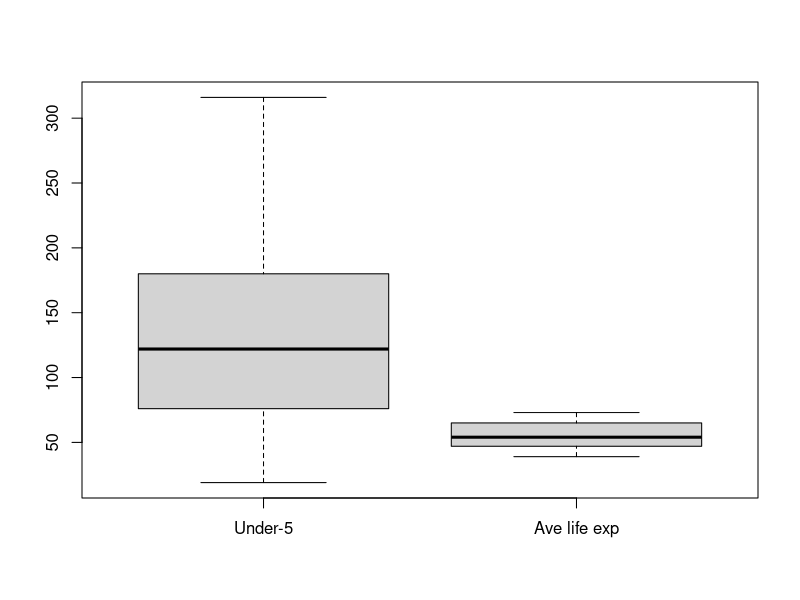
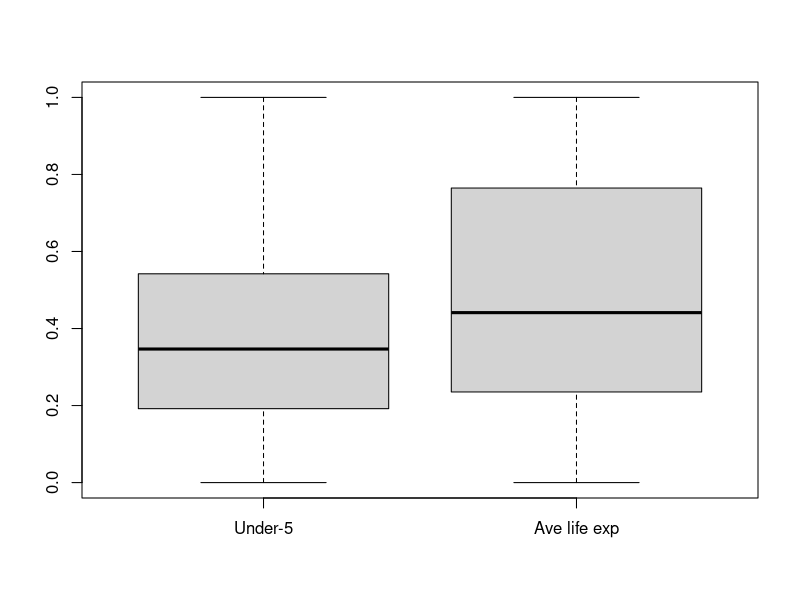
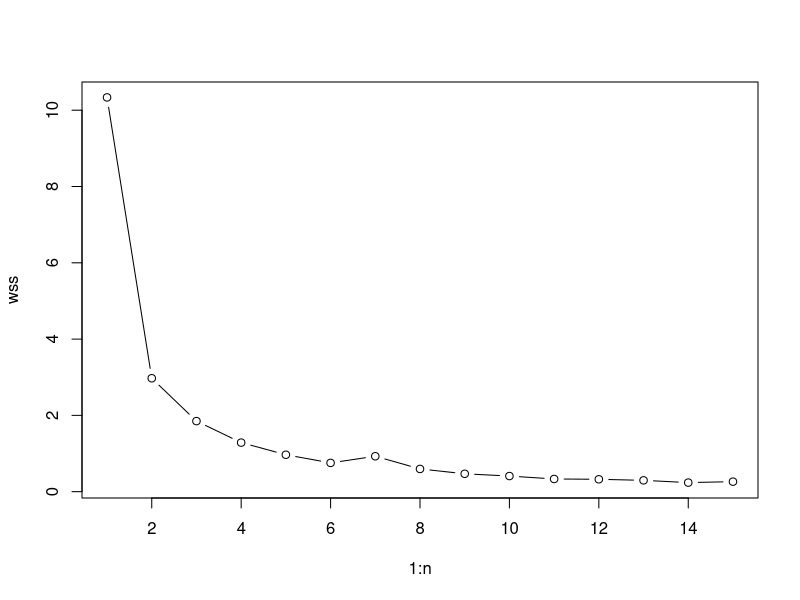
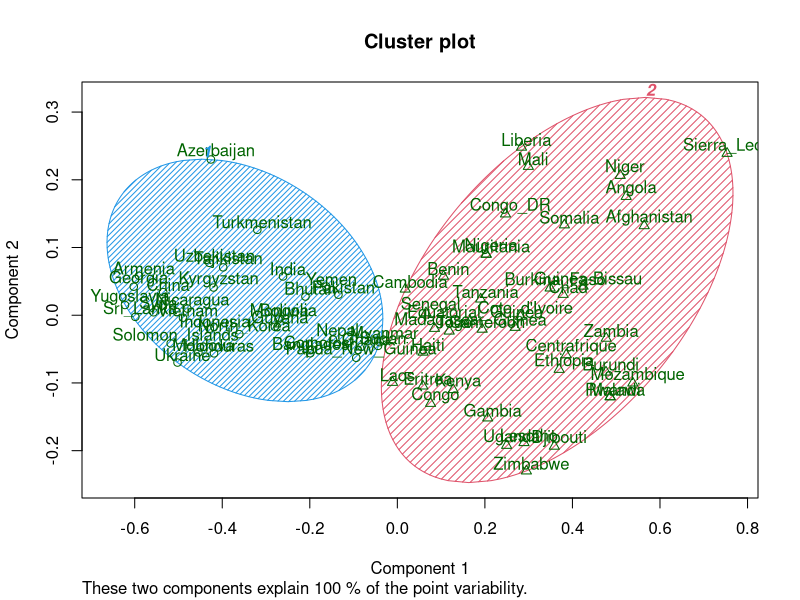
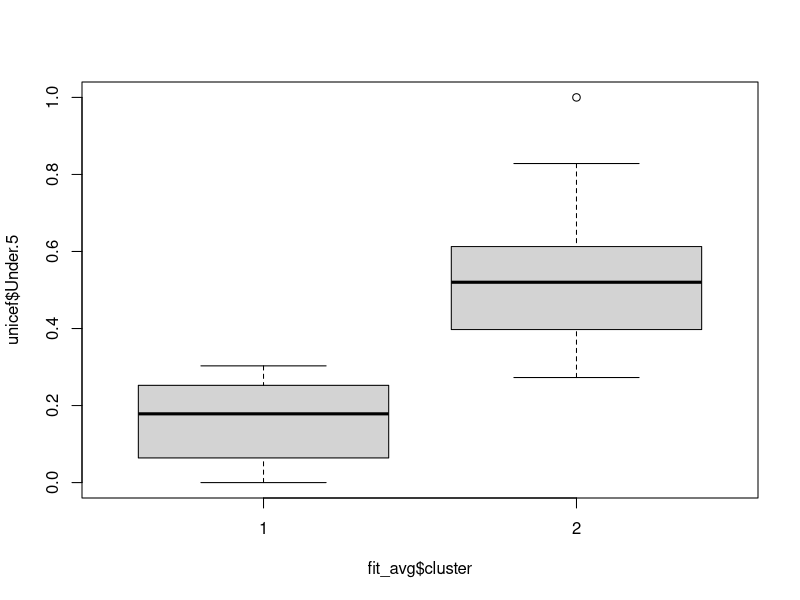
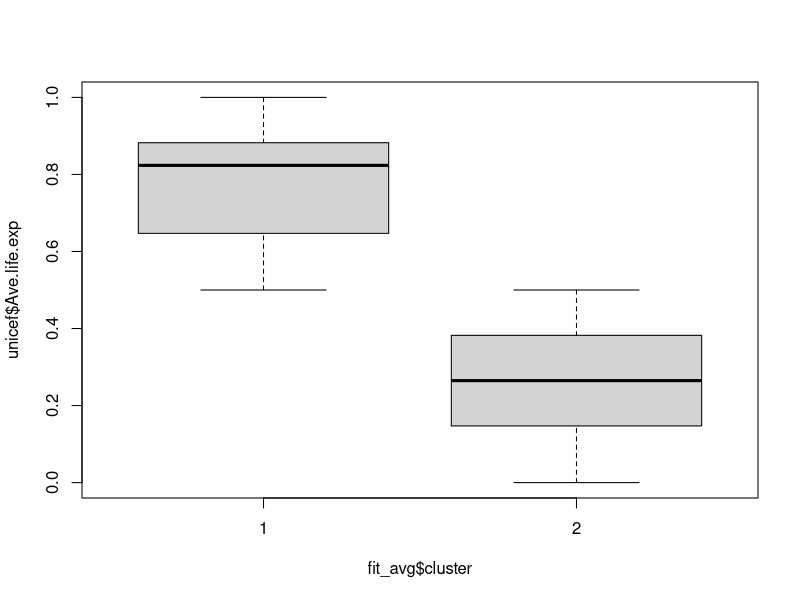

Write R code to recreate these figures, in order.
# Cluster analysis
library("ks")
data("unicef")
View(unicef)

colSums(is.na(unicef))

boxplot(unicef)

normalize <- function(x) {
  return ( ( x - min(x) ) / ( max(x) - min(x) ) )
}
unicef[,c(1,2)] = lapply(unicef[,c(1,2)], FUN = normalize)
summary(unicef)
boxplot(unicef)

# K means clustering
set.seed(123)
fit <- kmeans(unicef,3)
attributes(fit)
fit$withinss
fit$cluster

# To know the value of k

wssplot <- function(x,n,seed = 123){
  wss <- kmeans(unicef,1)$withinss
  for(i in 2:n){
    set.seed(seed)
    wss[i] = sum(kmeans(x,centers = i)$withinss)
  }
  plot(1:n,wss,type = 'b')
}
wssplot(unicef,n=15) # assigning any number for n

# model fitting

fitkm <- kmeans(unicef,4)
fitkm$cluster


# Another method: Average silhouthe method
library("fpc")
fit_avg <- kmeansruns(unicef,krange = 2:15,criterion = 'asw', critout = FALSE, runs = 100)
fit_avg

# clustering plot
library("cluster")
clusplot(unicef,fit_avg$cluster,color = TRUE, shade = TRUE,labels = 2, lines = 0, main = "Cluster plot")

unicef <- data.frame(unicef,fit_avg$cluster)

boxplot(unicef$Under.5 ~ fit_avg$cluster)
summary(aov(unicef$Under.5 ~ fit_avg$cluster))
tapply(unicef$Under.5,fit_avg$cluster,FUN = mean)

boxplot(unicef$Ave.life.exp ~ fit_avg$cluster)
summary(aov(unicef$Ave.life.exp ~ fit_avg$cluster))
tapply(unicef$Ave.life.exp,fit_avg$cluster, FUN = mean)
